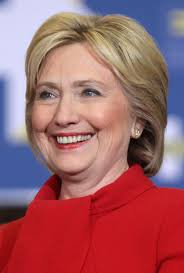
#> input picture Hillary.jpg, 184 x 273 px, found by its file name
$ jupyter execute --allow-errors openCV_NB4.ipynb
#> lines starting #> are read from the running program, lines starting #| are printed output that depends on the picture
#### Join Image

[cell 1]
## Import opencv library
## cv stands for computer vision
import cv2
import numpy as np

[cell 2]
#Load the image
img = cv2.imread("C:\machine learning\opencv\Hillary.jpg")
#> img is the input picture: shape (273, 184, 3); mean B, G, R 104.2, 98.1, 159.7
cv2.imshow("Output", img)
cv2.waitKey(0)

[cell 3]
## To join image horizontally, we have to use "numpy hstack" : horizontal stack
imgHor = np.hstack((img, img))
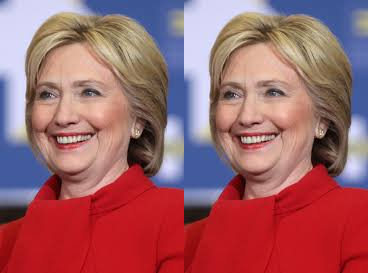
#> imgHor: shape (273, 368, 3); mean B, G, R 104.2, 98.1, 159.7
cv2.imshow("Horizontal combine", imgHor)
cv2.waitKey(0)

[cell 4]
## To join image vertically, we have to use "numpy vstack" : verical stack
imgVer = np.vstack((img, img))
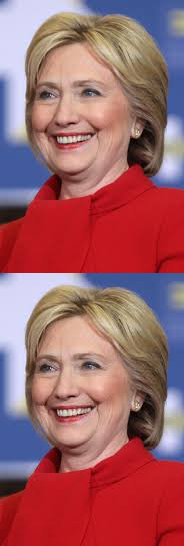
#> imgVer: shape (546, 184, 3); mean B, G, R 104.2, 98.1, 159.7
cv2.imshow("Vertical combine", imgVer)
cv2.waitKey(0)

##### Note : To join multiple image , they should have same channel .. if one image is in RGB and other in gray .. than it will not join.

### Below is one customized function which is solution of above various channel image join

[cell 5]
def stackImages(scale,imgArray):
    rows = len(imgArray)
    cols = len(imgArray[0])
    rowsAvailable = isinstance(imgArray[0], list)
    width = imgArray[0][0].shape[1]
    height = imgArray[0][0].shape[0]
    if rowsAvailable:
        for x in range ( 0, rows):
            for y in range(0, cols):
                if imgArray[x][y].shape[:2] == imgArray[0][0].shape [:2]:
                    imgArray[x][y] = cv2.resize(imgArray[x][y], (0, 0), None, scale, scale)
                else:
                    imgArray[x][y] = cv2.resize(imgArray[x][y], (imgArray[0][0].shape[1], imgArray[0][0].shape[0]), None, scale, scale)
                if len(imgArray[x][y].shape) == 2: imgArray[x][y]= cv2.cvtColor( imgArray[x][y], cv2.COLOR_GRAY2BGR)
        imageBlank = np.zeros((height, width, 3), np.uint8)
        hor = [imageBlank]*rows
        hor_con = [imageBlank]*rows
        for x in range(0, rows):
            hor[x] = np.hstack(imgArray[x])
        ver = np.vstack(hor)
    else:
        for x in range(0, rows):
            if imgArray[x].shape[:2] == imgArray[0].shape[:2]:
                imgArray[x] = cv2.resize(imgArray[x], (0, 0), None, scale, scale)
            else:
                imgArray[x] = cv2.resize(imgArray[x], (imgArray[0].shape[1], imgArray[0].shape[0]), None,scale, scale)
            if len(imgArray[x].shape) == 2: imgArray[x] = cv2.cvtColor(imgArray[x], cv2.COLOR_GRAY2BGR)
        hor= np.hstack(imgArray)
        ver = hor
    return ver

[cell 6]
## Converting one image to gray
imgGray = cv2.cvtColor(img,cv2.COLOR_BGR2GRAY)
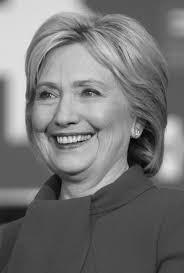
#> imgGray: shape (273, 184); min 3, max 237, mean 117.2

[cell 7]
## Joining multiple image together
## Param : scale, list of images inside first tuple
imgStack = stackImages(0.5,([img,imgGray,img]))
#> in stackImages, `rows = len(imgArray)`: rows = 3
#> in stackImages, `cols = len(imgArray[0])`: cols = 273
#> in stackImages, `rowsAvailable = isinstance(imgArray[0], list)`: rowsAvailable = False
#> after the loop in stackImages, `for x in range(0, rows):`: imgArray = 3 items
#> in stackImages, `hor= np.hstack(imgArray)`:
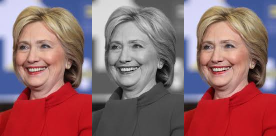
#> hor: shape (136, 276, 3); mean of channels 0, 1, 2 108.6, 104.5, 145.4; drawn as B, G, R
cv2.imshow("ImageStack",imgStack)
cv2.waitKey(0)

[cell 8]
## Join Image vertically
## Param : Second tuple'list will stack verticall with first tuple
imgStack = stackImages(0.5,([img,imgGray,img],[img,img,img]))
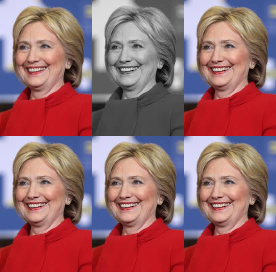
#> imgStack: shape (272, 276, 3); mean B, G, R 106.4, 101.2, 152.5
cv2.imshow("ImageStack",imgStack)
cv2.waitKey(0)

#> (a cell that did not finish here is left out)

$ run again, with gr_dog.jpg copied over Hillary.jpg
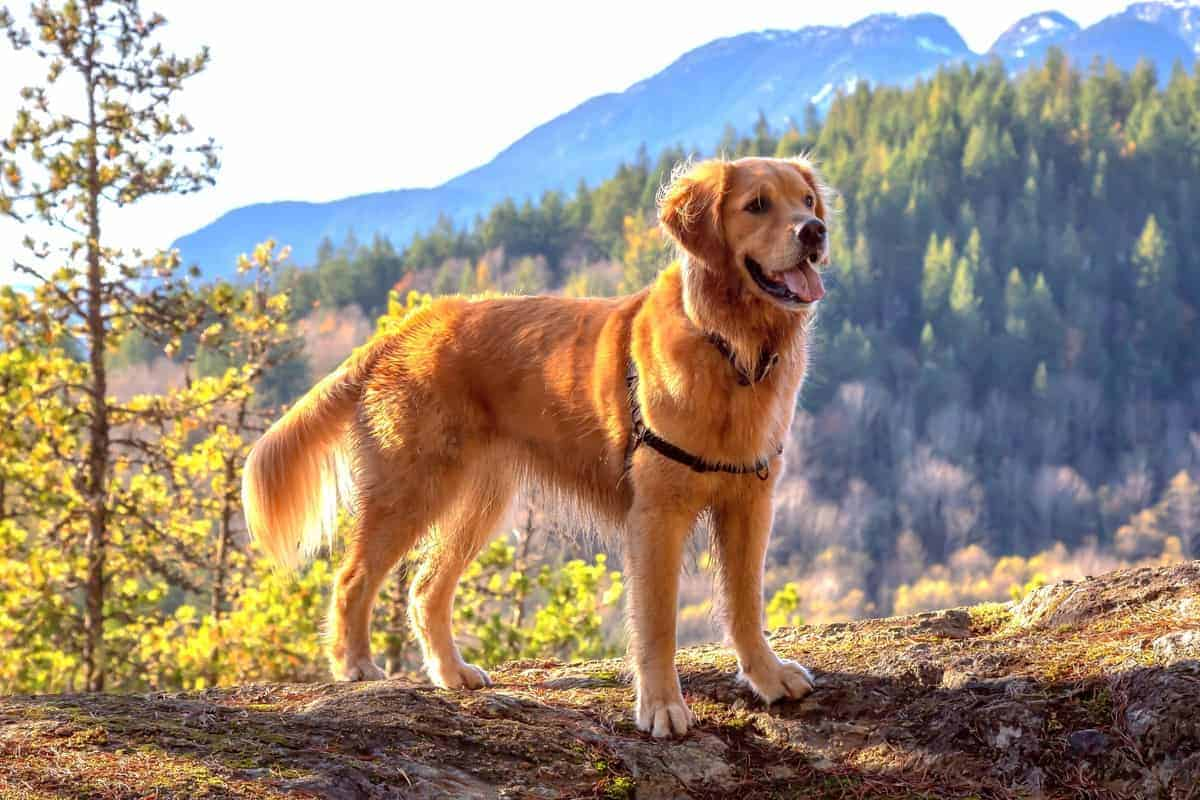
#> input picture gr_dog.jpg, 1200 x 800 px, found by its file name
#> img is the input picture: shape (800, 1200, 3); mean B, G, R 127.5, 142.4, 157
#> `imgGray = cv2.cvtColor(img,cv2.COLOR_BGR2GRAY)`:
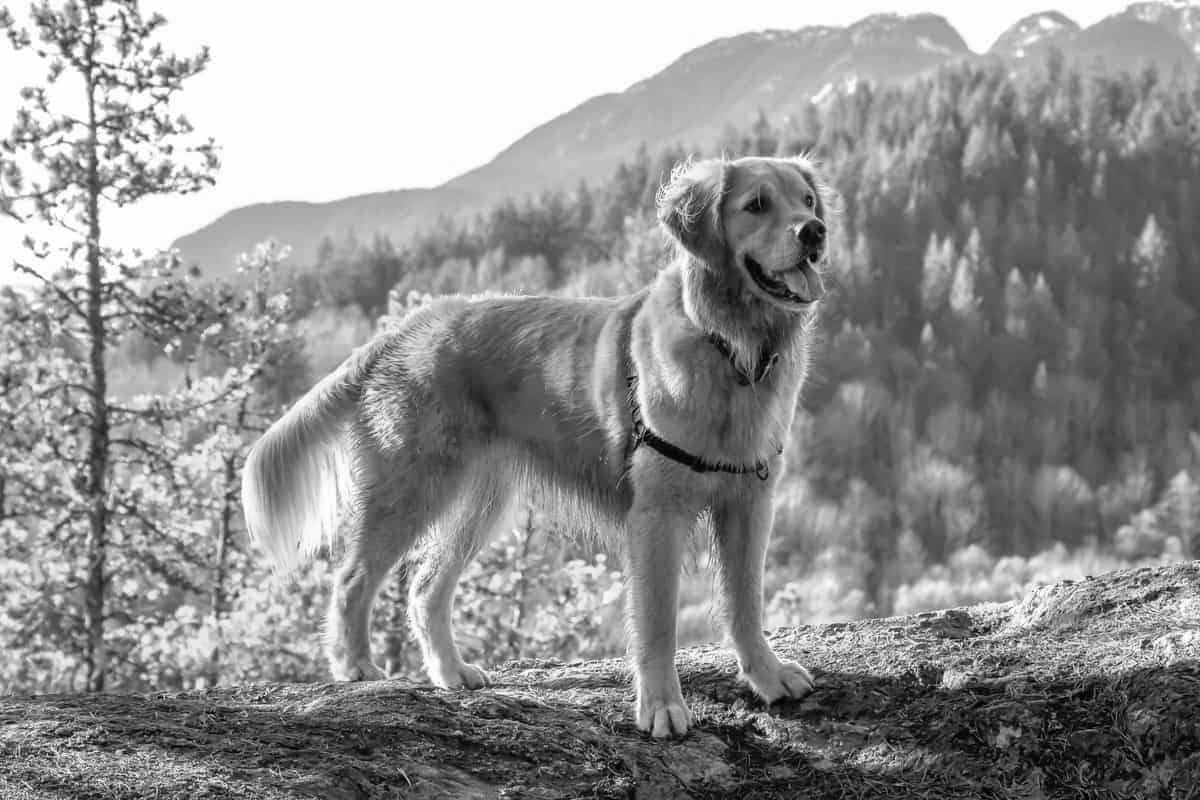
#> imgGray: shape (800, 1200); min 1, max 255, mean 145.1
#> rows = 3
#> cols = 800
#> rowsAvailable = False
#> after the loop in stackImages, `for x in range(0, rows):`: imgArray = 3 items
#> `imgStack = stackImages(0.5,([img,imgGray,img],[img,img,img]))`:
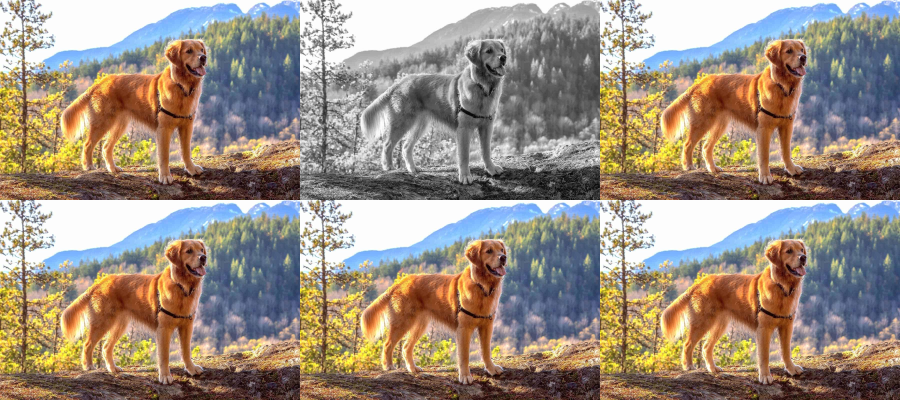
#> imgStack: shape (800, 1800, 3) (shown at 1/2 size); mean B, G, R 130.6, 143, 155.1

$ run again, with opencv_cordinate_system.jpg copied over Hillary.jpg
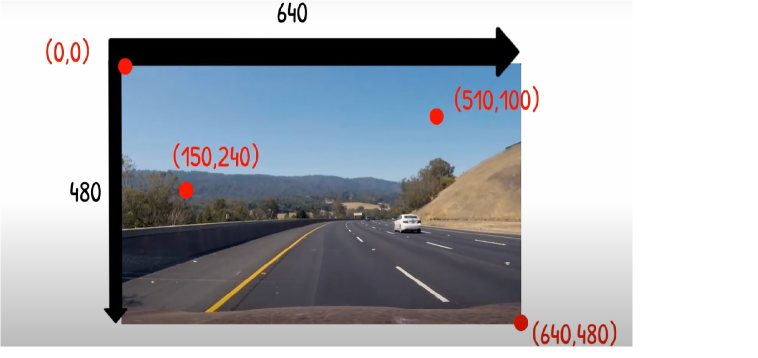
#> input picture opencv_cordinate_system.jpg, 1515 x 715 px, found by its file name (shown at 1/2 size)
#> img is the input picture: shape (715, 1515, 3); mean B, G, R 186, 180.5, 177.4
#> `imgGray = cv2.cvtColor(img,cv2.COLOR_BGR2GRAY)`:
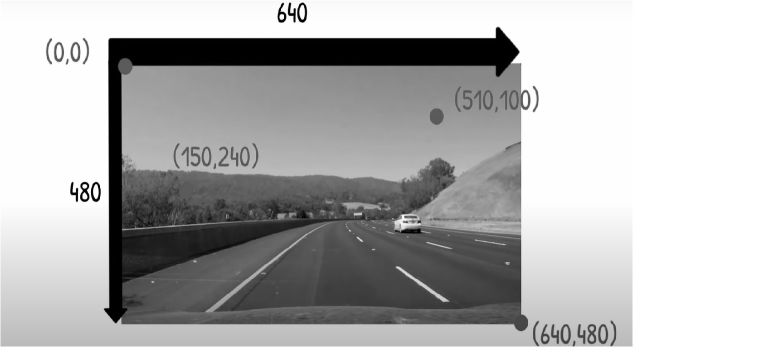
#> imgGray: shape (715, 1515) (shown at 1/2 size); min 0, max 255, mean 180.2
#> rows = 3
#> cols = 715
#> rowsAvailable = False
#> after the loop in stackImages, `for x in range(0, rows):`: imgArray = 3 items
#> `imgStack = stackImages(0.5,([img,imgGray,img],[img,img,img]))`:
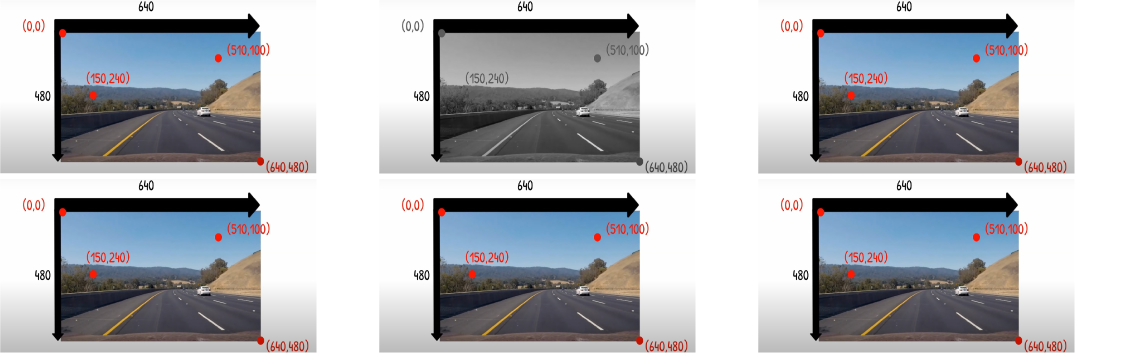
#> imgStack: shape (716, 2274, 3) (shown at 1/2 size); mean B, G, R 185, 180.5, 177.9
